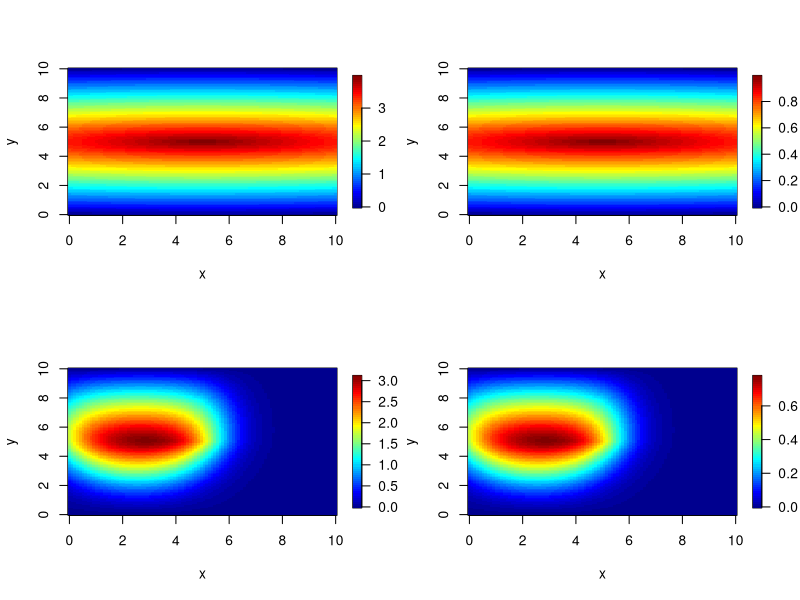
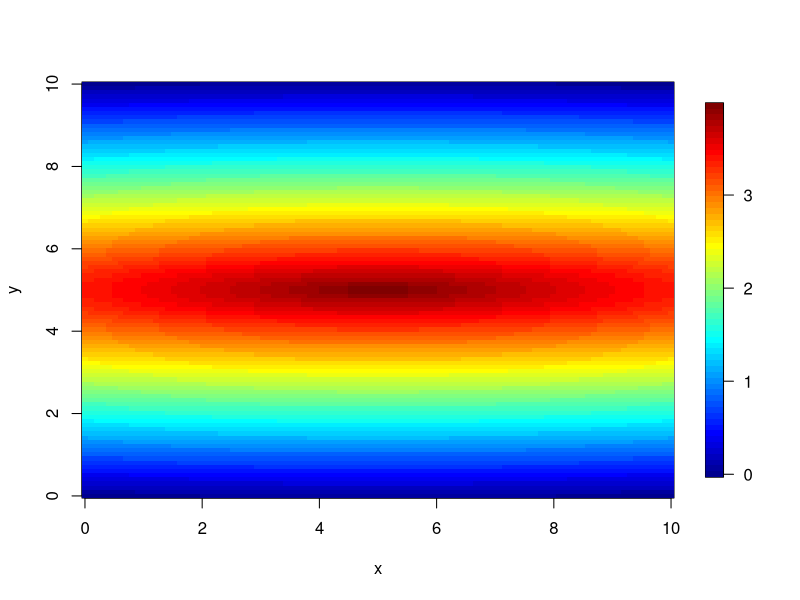
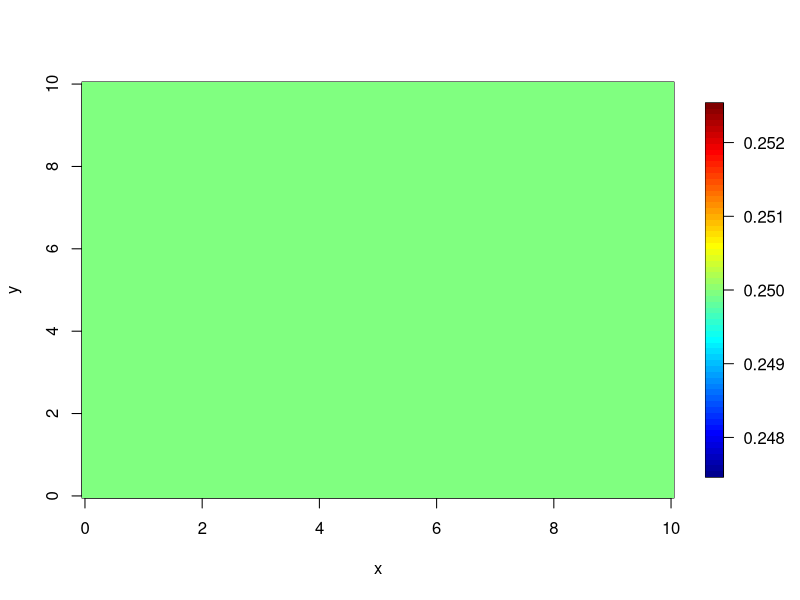
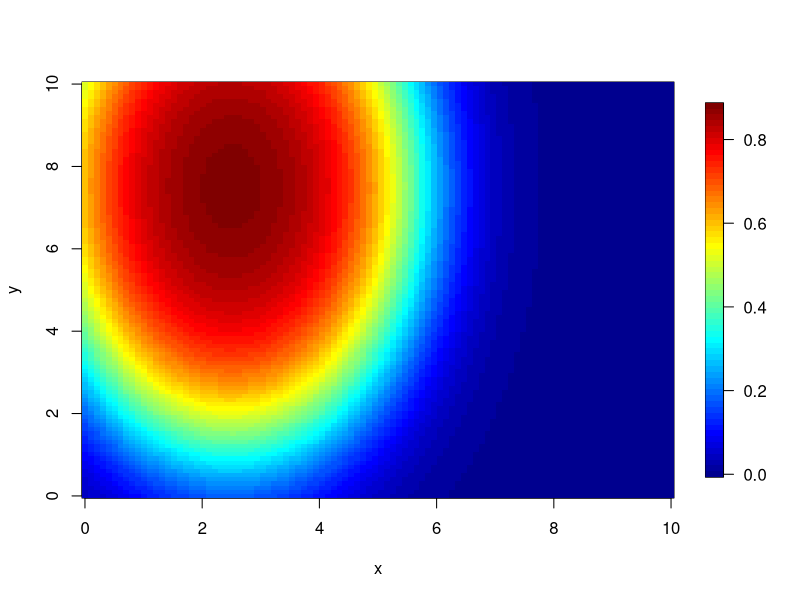
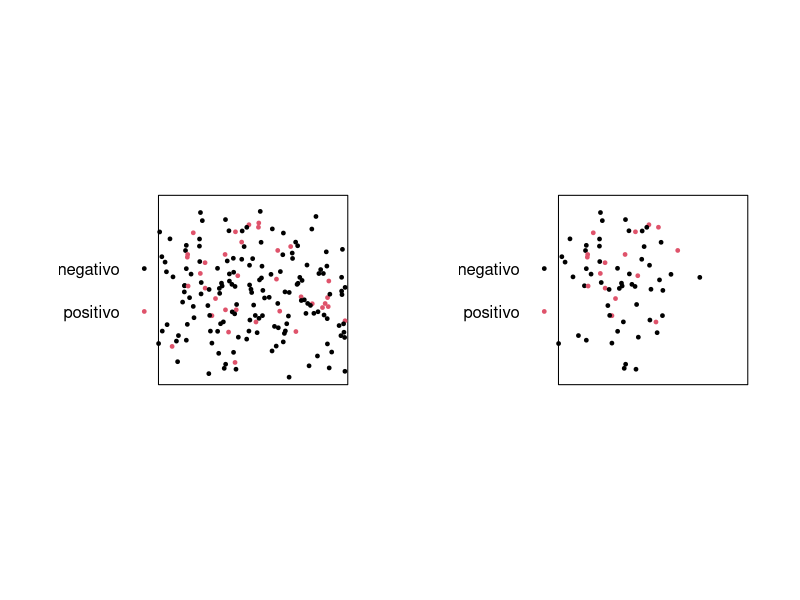
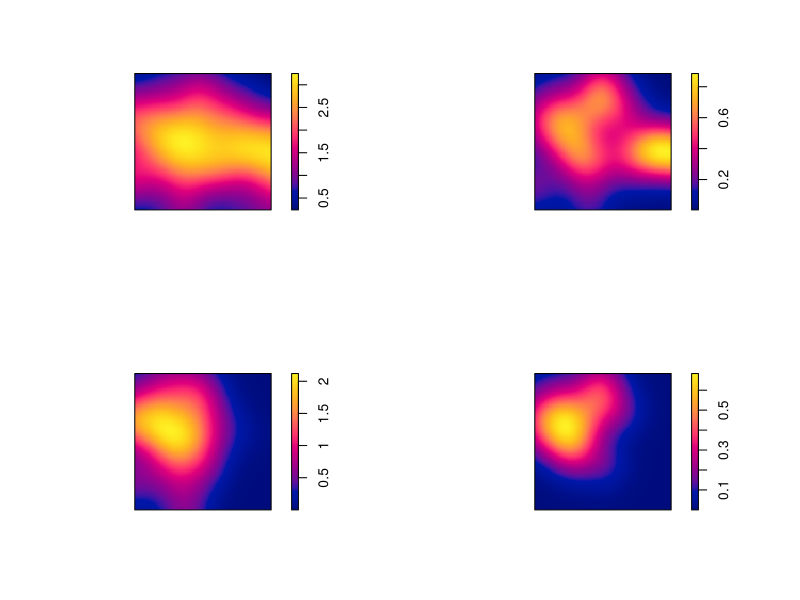
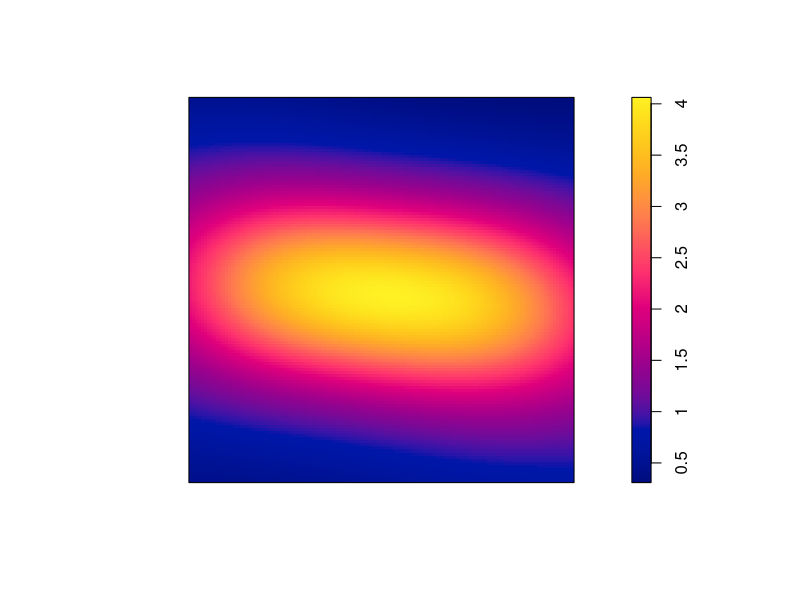
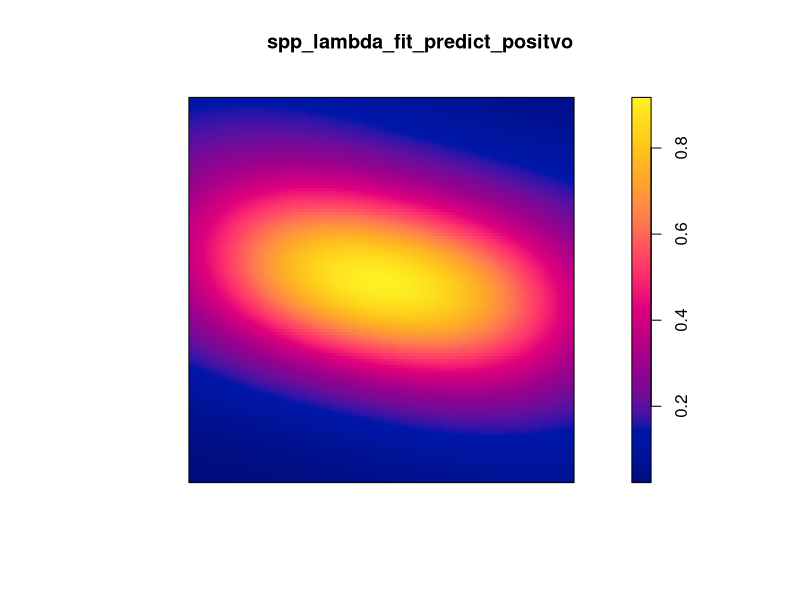

Here is the R script that generated these plots, in order:
library(spatstat)
library(fields)
library(mgcv)
library(psych)
library(pracma)
library(splines)
#=#=#=#=#=#=#=#=#=#=#=#=#=#=#=#=#=#=#=#=#=#=#=#=#=#=#=#=#=#=#=#=#=#=#=#
#=#=# Densidad poblacional heterogenea, riesgo espacial constante, muestreo aleatorio no homogeneo
h_lambda <- 5
k_lambda <- 5
a_lambda <- 1/4
b_lambda <- 10
c_lambda <- 4
h_pi <- 2.5
k_pi <- 7.5
a_pi <- -1/4
b_pi <- -1/16
c_pi <- 2

#=#=#=#=#=#=#=#=#=#=#=#=#=#=#=#=#=#=#=#=#=#=#=#=#=#=#=#=#=#=#=#=#=#=#=#

lambda_fun <- function(x,y){
  return(c_lambda-c_lambda*(a_lambda*(x-h_lambda)^2+b_lambda*(y-k_lambda)^2)^0.5/
           ((a_lambda*(h_lambda)^2+b_lambda*(k_lambda)^2)^0.5))}
theta_fun <- function(x,y){
  return(rep(0.25,length(x)))}
pi_fun <- function(x,y){
  return(1/(1+exp(-(c_pi+a_pi * (x-h_pi)^2+b_pi*(y-k_pi)^2))))}

#=#=#=#=#=#=#=#=#=#=#=#=#=#=#=#=#=#=#=#=#=#=#=#=#=#=#=#=#=#=#=#=#=#=#=#

lambda_theta_fun <- function(x,y){
  return( lambda_fun(x,y) * theta_fun(x,y))}
lambda_pi_fun <- function(x,y){
  return( lambda_fun(x,y) * pi_fun(x,y))}
lambda_theta_pi_fun <- function(x,y){
  return( lambda_fun(x,y) * theta_fun(x,y) * pi_fun(x,y))}

#=#=#=#=#=#=#=#=#=#=#=#=#=#=#=#=#=#=#=#=#=#=#=#=#=#=#=#=#=#=#=#=#=#=#=#

grid <- expand.grid(seq(0, 10, length.out = 100),
                    seq(0, 10, length.out = 100))

imagen_plot <- function(z) {
  fields::image.plot(seq(0, 10, length.out = 100),
                     seq(0, 10, length.out = 100),
                     matrix(z, 100, 100),
                     xlab = "x", ylab = "y", main = "")
}

#=#=#=#=#=#=#=#=#=#=#=#=#=#=#=#=#=#=#=#=#=#=#=#=#=#=#=#=#=#=#=#=#=#=#=#

x11()
par(mfrow = c(2, 2))
z <- lambda_fun(grid[,1],grid[,2])
imagen_plot(z)
z <- lambda_theta_fun(grid[,1],grid[,2])
imagen_plot(z)
z <- lambda_pi_fun(grid[,1],grid[,2])
imagen_plot(z)
z <- lambda_theta_pi_fun(grid[,1],grid[,2])
imagen_plot(z)
x11()
z <- lambda_fun(grid[,1],grid[,2])
imagen_plot(z)
x11()
z <- theta_fun(grid[,1],grid[,2])
imagen_plot(z)
x11()
z <- pi_fun(grid[,1],grid[,2])
imagen_plot(z)

#=#=#=#=#=#=#=#=#=#=#=#=#=#=#=#=#=#=#=#=#=#=#=#=#=#=#=#=#=#=#=#=#=#=#=#

set.seed(123)
win <- owin(xrange = c(0, 10), yrange = c(0, 10))
spp <- rpoispp(lambda = lambda_fun, win = win)
props <- theta_fun(spp$x,spp$y)
marks(spp) <- factor(sapply(props, function(x) rbinom(1, 1, x)),
                     labels = c("negativo","positivo"))
summary(spp)
props <- pi_fun(spp$x,spp$y)
spp_sample <- spp[sapply(props, function(x) rbinom(1, 1, x)) == 1]

#=#=#=#=#=#=#=#=#=#=#=#=#=#=#=#=#=#=#=#=#=#=#=#=#=#=#=#=#=#=#=#=#=#=#=#

x11()
par(mfrow = c(1, 2))
plot(spp, cols=c(1:2), pch = 19, cex=0.5, main="")
plot(spp_sample, cols=c(1:2), pch = 19, cex=0.5, main="")
x11()
par(mfrow = c(2, 2))
plot(density(spp), main = "")
plot(density(spp[spp$marks=="positivo"]), main = "")
plot(density(spp_sample), main = "")
plot(density(spp_sample[spp_sample$marks=="positivo"]), main = "")

#=#=#=#=#=#=#=#=#=#=#=#=#=#=#=#=#=#=#=#=#=#=#=#=#=#=#=#=#=#=#=#=#=#=#=#

N_1 <- sum(spp$marks=="positivo") 
N_0 <- sum(spp$marks=="negativo")
n_1 <- sum(spp_sample$marks=="positivo") 
n_0 <- sum(spp_sample$marks=="negativo")
N_1/ (N_1 + N_0)
n_1/ (n_1 + n_0)
rho <- (n_1*N_0)/(N_1*n_0)
alfa <- (n_1/n_0)*(1+(N_0/N_1))

#=#=#=#=#=#=#=#=#=#=#=#=#=#=#=#=#=#=#=#=#=#=#=#=#=#=#=#=#=#=#=#=#=#=#

temporal <- marks(spp)
marks(spp) <- NULL
spp_lambda_fit <- ppm(spp ~ s(x,y,k=6), use.gam=TRUE)
summary(spp_lambda_fit)
spp_lambda_fit_predict <- predict(spp_lambda_fit)
x11()
plot(spp_lambda_fit_predict,xlab = "x", ylab = "y", zlab="", main = "")
marks(spp) <- temporal
rm(temporal)

#=#=#=#=#=#=#=#=#=#=#=#=#=#=#=#=#=#=#=#=#=#=#=#=#=#=#=#=#=#=#=#=#=#=#

spp_positvo <- spp[spp$marks=="positivo"]
spp_negativo <- spp[spp$marks=="negativo"]
marks(spp_positvo) <- NULL
marks(spp_negativo) <- NULL
spp_lambda_fit_positvo <- ppm(spp_positvo ~ s(x,y,k=6), use.gam=TRUE)
spp_lambda_fit_negativo <- ppm(spp_negativo ~ s(x,y,k=6), use.gam=TRUE)
spp_lambda_fit_predict_positvo <- predict(spp_lambda_fit_positvo)
spp_lambda_fit_predict_negativo <- predict(spp_lambda_fit_negativo)
risk_estimated <- spp_lambda_fit_predict_positvo/(spp_lambda_fit_predict_positvo +
                                                    spp_lambda_fit_predict_negativo)

plot(spp_lambda_fit_predict_positvo)
plot(spp_lambda_fit_predict_negativo)
plot(risk_estimated)

z_1 <-predict(spp_lambda_fit_positvo, locations=data.frame(x=grid[,1], y=grid[,2]))
z_0 <-predict(spp_lambda_fit_negativo, locations=data.frame(x=grid[,1], y=grid[,2]))
imagen_plot(z_1)
imagen_plot(z_0)
imagen_plot(z_1/(z_1+z_0))

#=#=#=#=#=#=#=#=#=#=#=#=#=#=#=#=#=#=#=#=#=#=#=#=#=#=#=#=#=#=#=#=#=#=#

spp_sample_positvo <- spp_sample[spp_sample$marks=="positivo"]
spp_sample_negativo <- spp_sample[spp_sample$marks=="negativo"]
marks(spp_sample_positvo) <- NULL
marks(spp_sample_negativo) <- NULL
spp_lambda_fit_positvo <- ppm(spp_sample_positvo ~ s(x,y,k=6), use.gam=TRUE)
spp_lambda_fit_negativo <- ppm(spp_sample_negativo ~ s(x,y,k=6), use.gam=TRUE)
spp_lambda_fit_predict_positvo <- predict(spp_lambda_fit_positvo)
spp_lambda_fit_predict_negativo <- predict(spp_lambda_fit_negativo)
risk_estimated <- spp_lambda_fit_predict_positvo/(spp_lambda_fit_predict_positvo+
                                                    rho*spp_lambda_fit_predict_negativo)
x11()
plot(risk_estimated)

z_1 <-predict(spp_lambda_fit_positvo, locations=data.frame(x=grid[,1], y=grid[,2]))
z_0 <-predict(spp_lambda_fit_negativo, locations=data.frame(x=grid[,1], y=grid[,2]))
imagen_plot(z_1)
imagen_plot(z_0)
imagen_plot(z_1/(z_1+rho*z_0))
imagen_plot(z_1/(alfa*z_0))
